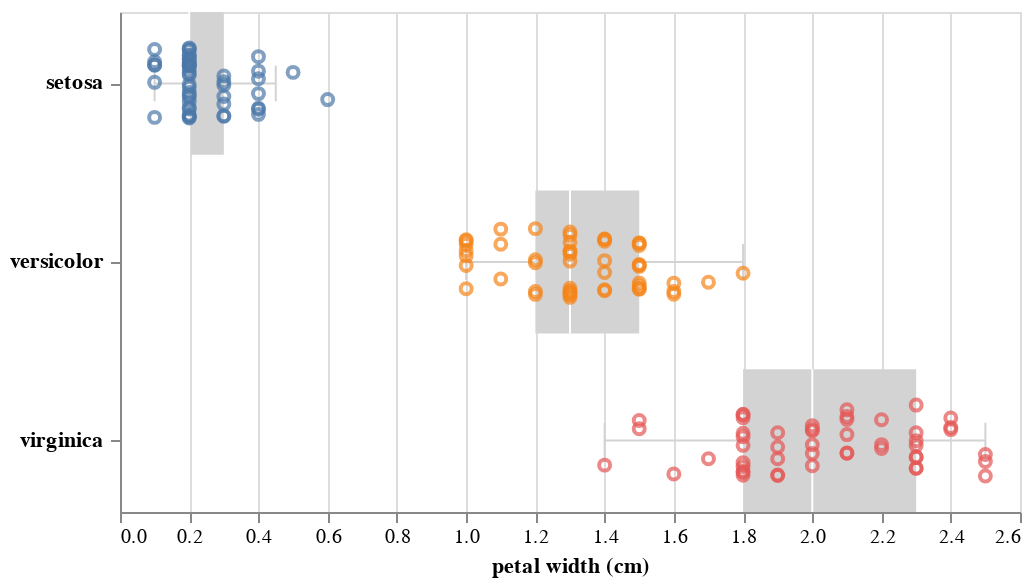

Notebook code for this chart:
### Code cell
# 2b)

altcat.catplot(df_tidy,
               height=250,
               width=450,
               mark='point',
               encoding=dict(y=alt.Y('species:N', title=None),
                             x='petal width (cm):Q',
                             color=alt.Color('species:N', legend=None)),
               transform='jitterbox'
              ).configure_text(
                  fontWeight='bold'
              )

### Figure 1 — Vega-Lite specification as saved in the notebook (floating-point values rounded to 4 significant figures; data arrays with more than 128 entries replaced by an {"elided": "..."} marker saying what was removed)
{"$schema": "https://vega.github.io/schema/vega-lite/v2.6.0.json", "config": {"text": {"fontWeight": "bold"}, "view": {"height": 300, "width": 400}}, "datasets": {"data-720b6bc688e2da72c566cb488e03aad8": [{"bottom": 0.2, "bottom_whisker": 0.1, "cap_left": 1.9, "cap_right": 2.1, "left": 1.6, "middle": 0.2, "nominal_axis_value": 2, "right": 2.4, "species": "setosa", "top": 0.3, "top_whisker": 0.45}, {"bottom": 1.2, "bottom_whisker": 1, "cap_left": 0.9, "cap_right": 1.1, "left": 0.6, "middle": 1.3, "nominal_axis_value": 1, "right": 1.4, "species": "versicolor", "top": 1.5, "top_whisker": 1.8}, {"bottom": 1.8, "bottom_whisker": 1.4, "cap_left": -0.1, "cap_right": 0.1, "left": -0.4, "middle": 2, "nominal_axis_value": 0, "right": 0.4, "species": "virginica", "top": 2.3, "top_whisker": 2.5}], "data-bd2e5f68a2fbb4c31768a053952bd583": [{"__jitter": 0, "petal width (cm)": 0, "text": "virginica"}, {"__jitter": 1, "petal width (cm)": 0, "text": "versicolor"}, {"__jitter": 2, "petal width (cm)": 0, "text": "setosa"}], "data-f60c3e790d2280fe0b3881a34783ba5b": {"elided": "150 records"}}, "layer": [{"layer": [{"data": {"name": "data-720b6bc688e2da72c566cb488e03aad8"}, "encoding": {"x": {"field": "bottom_whisker", "title": "petal width (cm)", "type": "quantitative"}, "x2": {"field": "bottom", "type": "quantitative"}, "y": {"field": "nominal_axis_value", "scale": {}, "title": null, "type": "quantitative"}}, "height": 250, "mark": {"color": "lightgray", "opacity": 1, "type": "rule"}, "width": 450}, {"data": {"name": "data-720b6bc688e2da72c566cb488e03aad8"}, "encoding": {"x": {"field": "top", "title": "petal width (cm)", "type": "quantitative"}, "x2": {"field": "top_whisker", "type": "quantitative"}, "y": {"field": "nominal_axis_value", "scale": {}, "title": null, "type": "quantitative"}}, "height": 250, "mark": {"color": "lightgray", "opacity": 1, "type": "rule"}, "width": 450}, {"data": {"name": "data-720b6bc688e2da72c566cb488e03aad8"}, "encoding": {"x": {"field": "bottom", "title": "petal width (cm)", "type": "quantitative"}, "x2": {"field": "top", "type": "quantitative"}, "y": {"field": "left", "scale": {}, "title": null, "type": "quantitative"}, "y2": {"field": "right", "type": "quantitative"}}, "height": 250, "mark": {"color": "lightgray", "filled": true, "size": 0.4, "type": "bar"}, "width": 450}, {"data": {"name": "data-720b6bc688e2da72c566cb488e03aad8"}, "encoding": {"x": {"field": "middle", "title": "petal width (cm)", "type": "quantitative"}, "y": {"field": "left", "scale": {}, "title": null, "type": "quantitative"}, "y2": {"field": "right", "type": "quantitative"}}, "height": 250, "mark": {"color": "white", "opacity": 1, "type": "rule"}, "width": 450}, {"data": {"name": "data-720b6bc688e2da72c566cb488e03aad8"}, "encoding": {"x": {"field": "bottom_whisker", "title": "petal width (cm)", "type": "quantitative"}, "y": {"field": "cap_left", "type": "quantitative"}, "y2": {"field": "cap_right", "type": "quantitative"}}, "height": 250, "mark": {"color": "lightgray", "opacity": 1, "type": "rule"}, "width": 450}, {"data": {"name": "data-720b6bc688e2da72c566cb488e03aad8"}, "encoding": {"x": {"field": "top_whisker", "title": "petal width (cm)", "type": "quantitative"}, "y": {"field": "cap_left", "type": "quantitative"}, "y2": {"field": "cap_right", "type": "quantitative"}}, "height": 250, "mark": {"color": "lightgray", "opacity": 1, "type": "rule"}, "width": 450}]}, {"layer": [{"data": {"name": "data-f60c3e790d2280fe0b3881a34783ba5b"}, "encoding": {"color": {"field": "species", "legend": null, "scale": {}, "type": "nominal"}, "x": {"field": "petal width (cm)", "title": "petal width (cm)", "type": "quantitative"}, "y": {"axis": {"grid": false, "labels": false, "title": null, "values": [0, 1, 2]}, "field": "__jitter", "type": "quantitative"}}, "height": 250, "mark": {"type": "point"}, "width": 450}, {"data": {"name": "data-bd2e5f68a2fbb4c31768a053952bd583"}, "encoding": {"text": {"field": "text", "type": "nominal"}, "x": {"field": "petal width (cm)", "title": "petal width (cm)", "type": "quantitative"}, "y": {"axis": {"grid": false, "labels": false, "title": null, "values": [0, 1, 2]}, "field": "__jitter", "type": "quantitative"}}, "height": 250, "mark": {"align": "right", "baseline": "middle", "dx": -8, "type": "text"}, "width": 450}]}]}
